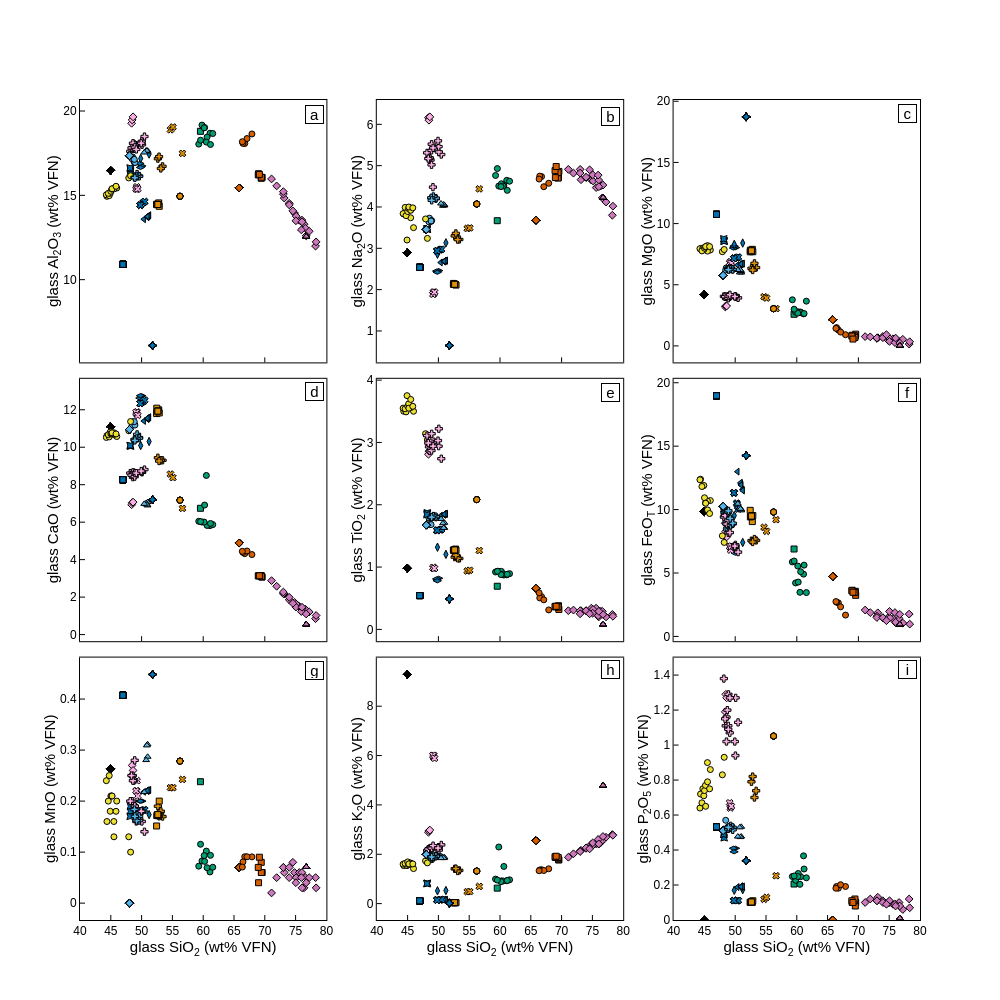

Source (notebook cell):
### Markdown cell above
### Oxide-silica plots

### Code cell
max_row = 3
max_col = 3

fig = make_subplots(rows=max_row, cols=max_row,
                   shared_yaxes = False, shared_xaxes = True,
                   vertical_spacing=0.02, horizontal_spacing=0.06)

data = input_data
data['total'] = data['SiO2_wt%']+data['Al2O3_wt%']+data['Na2O_wt%']+data['MgO_wt%']+data['CaO_wt%']+data['TiO2_wt%']+data['FeOT_wt%']+data['MnO_wt%']+data['K2O_wt%']+data['P2O5_wt%']
# SiO2-
r = 1
c = 0
for oxide2 in ['Al2O3','Na2O','MgO','CaO','TiO2','FeOT','MnO','K2O','P2O5']:
    oxide = oxide2+'_wt%'
    if c == max_col:
        c = 1
        r = r+1
    else:
        c=c+1
    fig.add_trace(go.Scatter(mode = "markers", x=(100*data["SiO2_wt%"])/data['total'], y=(100*data[oxide])/data['total'], showlegend=False,
                         #error_x=dict(type='data', array=2*data["T_C_sd"],visible=True,width=0,color='black'),
                         #error_y=dict(type='data', array=2*data["P_bar_sd"],visible=True,width=0,color='black'),
                         marker=dict(symbol=data["Symbol"], color=data['Colour'], line_color="black", size=6., line_width=1)), row = r, col = c)
    if oxide2 == 'Al2O3':
        oxide2 = 'Al<sub>2</sub>O<sub>3</sub>'
    elif oxide2 == 'Na2O':
        oxide2 = 'Na<sub>2</sub>O'
    elif oxide2 == 'K2O':
        oxide2 = 'K<sub>2</sub>O'
    elif oxide2 == 'P2O5':
        oxide2 = 'P<sub>2</sub>O<sub>5</sub>'
    elif oxide2 == 'FeOT':
        oxide2 = 'FeO<sub>T</sub>'
    elif oxide2 == 'TiO2':
        oxide2 = 'TiO<sub>2</sub>'
    fig.update_yaxes(title = 'glass '+oxide2+' (wt% VFN)',  row = r, col = c)
    if oxide == 'P2O5_wt%':
        fig.update_yaxes(range=(0,1.5),row = r, col = c)
fig.update_xaxes(range = [40,80], dtick = 5, title = "glass SiO<sub>2</sub> (wt% VFN)", row = max_row)

fig.add_annotation(x=78, y=19.8,text="a",showarrow=False, bordercolor = "black", bgcolor="white",
                   width=15, height=15,font=dict(color="black",size=15),textangle=0,  row = 1, col = 1)
fig.add_annotation(x=78, y=6.2,text="b",showarrow=False, bordercolor = "black", bgcolor="white",
                   width=15, height=15,font=dict(color="black",size=15),textangle=0,  row = 1, col = 2)
fig.add_annotation(x=78, y=19.,text="c",showarrow=False, bordercolor = "black", bgcolor="white",
                   width=15, height=15,font=dict(color="black",size=15),textangle=0,  row = 1, col = 3)
fig.add_annotation(x=78, y=13,text="d",showarrow=False, bordercolor = "black", bgcolor="white",
                   width=15, height=15,font=dict(color="black",size=15),textangle=0,  row = 2, col = 1)
fig.add_annotation(x=78, y=3.8,text="e",showarrow=False, bordercolor = "black", bgcolor="white",
                   width=15, height=15,font=dict(color="black",size=15),textangle=0,  row = 2, col = 2)
fig.add_annotation(x=78, y=19.2,text="f",showarrow=False, bordercolor = "black", bgcolor="white",
                   width=15, height=15,font=dict(color="black",size=15),textangle=0,  row = 2, col = 3)
fig.add_annotation(x=78, y=0.455,text="g",showarrow=False, bordercolor = "black", bgcolor="white",
                   width=15, height=15,font=dict(color="black",size=15),textangle=0,  row = 3, col = 1)
fig.add_annotation(x=78, y=9.5,text="h",showarrow=False, bordercolor = "black", bgcolor="white",
                   width=15, height=15,font=dict(color="black",size=15),textangle=0,  row = 3, col = 2)
fig.add_annotation(x=78, y=1.43,text="i",showarrow=False, bordercolor = "black", bgcolor="white",
                   width=15, height=15,font=dict(color="black",size=15),textangle=0,  row = 3, col = 3)

fig.update_layout(height=1000, width=1000, plot_bgcolor='rgb(255,255,255)' , showlegend = False)

fig.update_xaxes(showline=True, linewidth=1, linecolor='black', mirror=True, 
                 ticks="inside", ticklen=5, title_standoff = 0, tickcolor="black",
                 title_font=dict(size=15, family='Helvetica', color='black'), 
                 tickfont=dict(family='Helvetica', color='black', size=12))
fig.update_yaxes(showline=True, linewidth=1, linecolor='black', mirror=True, 
                 ticks="inside", ticklen=5, title_standoff = 0, tickcolor="black",
                title_font=dict(size=15, family='Helvetica', color='black'), 
                 tickfont=dict(family='Helvetica', color='black', size=12))

fig.update_layout(font_family="Helvetica",font_color="black")

fig.show()

### Figure 1 — Plotly figure (JSON) as saved in the notebook; plotly's stock layout.template omitted (floating-point values rounded to 4 significant figures; data arrays with more than 128 entries replaced by an {"elided": "..."} marker saying what was removed)
{"data": [{"marker": {"color": {"elided": "770 str values"}, "line": {"color": "black", "width": 1}, "size": 6, "symbol": {"elided": "770 str values"}}, "mode": "markers", "showlegend": false, "type": "scatter", "x": {"elided": "770 float values"}, "xaxis": "x", "y": {"elided": "770 float values"}, "yaxis": "y"}, {"marker": {"color": {"elided": "770 str values"}, "line": {"color": "black", "width": 1}, "size": 6, "symbol": {"elided": "770 str values"}}, "mode": "markers", "showlegend": false, "type": "scatter", "x": {"elided": "770 float values"}, "xaxis": "x2", "y": {"elided": "770 float values"}, "yaxis": "y2"}, {"marker": {"color": {"elided": "770 str values"}, "line": {"color": "black", "width": 1}, "size": 6, "symbol": {"elided": "770 str values"}}, "mode": "markers", "showlegend": false, "type": "scatter", "x": {"elided": "770 float values"}, "xaxis": "x3", "y": {"elided": "770 float values"}, "yaxis": "y3"}, {"marker": {"color": {"elided": "770 str values"}, "line": {"color": "black", "width": 1}, "size": 6, "symbol": {"elided": "770 str values"}}, "mode": "markers", "showlegend": false, "type": "scatter", "x": {"elided": "770 float values"}, "xaxis": "x4", "y": {"elided": "770 float values"}, "yaxis": "y4"}, {"marker": {"color": {"elided": "770 str values"}, "line": {"color": "black", "width": 1}, "size": 6, "symbol": {"elided": "770 str values"}}, "mode": "markers", "showlegend": false, "type": "scatter", "x": {"elided": "770 float values"}, "xaxis": "x5", "y": {"elided": "770 float values"}, "yaxis": "y5"}, {"marker": {"color": {"elided": "770 str values"}, "line": {"color": "black", "width": 1}, "size": 6, "symbol": {"elided": "770 str values"}}, "mode": "markers", "showlegend": false, "type": "scatter", "x": {"elided": "770 float values"}, "xaxis": "x6", "y": {"elided": "770 float values"}, "yaxis": "y6"}, {"marker": {"color": {"elided": "770 str values"}, "line": {"color": "black", "width": 1}, "size": 6, "symbol": {"elided": "770 str values"}}, "mode": "markers", "showlegend": false, "type": "scatter", "x": {"elided": "770 float values"}, "xaxis": "x7", "y": {"elided": "770 float values"}, "yaxis": "y7"}, {"marker": {"color": {"elided": "770 str values"}, "line": {"color": "black", "width": 1}, "size": 6, "symbol": {"elided": "770 str values"}}, "mode": "markers", "showlegend": false, "type": "scatter", "x": {"elided": "770 float values"}, "xaxis": "x8", "y": {"elided": "770 float values"}, "yaxis": "y8"}, {"marker": {"color": {"elided": "770 str values"}, "line": {"color": "black", "width": 1}, "size": 6, "symbol": {"elided": "770 str values"}}, "mode": "markers", "showlegend": false, "type": "scatter", "x": {"elided": "770 float values"}, "xaxis": "x9", "y": {"elided": "770 float values"}, "yaxis": "y9"}], "layout": {"annotations": [{"bgcolor": "white", "bordercolor": "black", "font": {"color": "black", "size": 15}, "height": 15, "showarrow": false, "text": "a", "textangle": 0, "width": 15, "x": 78, "xref": "x", "y": 19.8, "yref": "y"}, {"bgcolor": "white", "bordercolor": "black", "font": {"color": "black", "size": 15}, "height": 15, "showarrow": false, "text": "b", "textangle": 0, "width": 15, "x": 78, "xref": "x2", "y": 6.2, "yref": "y2"}, {"bgcolor": "white", "bordercolor": "black", "font": {"color": "black", "size": 15}, "height": 15, "showarrow": false, "text": "c", "textangle": 0, "width": 15, "x": 78, "xref": "x3", "y": 19, "yref": "y3"}, {"bgcolor": "white", "bordercolor": "black", "font": {"color": "black", "size": 15}, "height": 15, "showarrow": false, "text": "d", "textangle": 0, "width": 15, "x": 78, "xref": "x4", "y": 13, "yref": "y4"}, {"bgcolor": "white", "bordercolor": "black", "font": {"color": "black", "size": 15}, "height": 15, "showarrow": false, "text": "e", "textangle": 0, "width": 15, "x": 78, "xref": "x5", "y": 3.8, "yref": "y5"}, {"bgcolor": "white", "bordercolor": "black", "font": {"color": "black", "size": 15}, "height": 15, "showarrow": false, "text": "f", "textangle": 0, "width": 15, "x": 78, "xref": "x6", "y": 19.2, "yref": "y6"}, {"bgcolor": "white", "bordercolor": "black", "font": {"color": "black", "size": 15}, "height": 15, "showarrow": false, "text": "g", "textangle": 0, "width": 15, "x": 78, "xref": "x7", "y": 0.455, "yref": "y7"}, {"bgcolor": "white", "bordercolor": "black", "font": {"color": "black", "size": 15}, "height": 15, "showarrow": false, "text": "h", "textangle": 0, "width": 15, "x": 78, "xref": "x8", "y": 9.5, "yref": "y8"}, {"bgcolor": "white", "bordercolor": "black", "font": {"color": "black", "size": 15}, "height": 15, "showarrow": false, "text": "i", "textangle": 0, "width": 15, "x": 78, "xref": "x9", "y": 1.43, "yref": "y9"}], "font": {"color": "black", "family": "Helvetica"}, "height": 1000, "plot_bgcolor": "rgb(255,255,255)", "showlegend": false, "width": 1000, "xaxis": {"anchor": "y", "domain": [0, 0.2933], "linecolor": "black", "linewidth": 1, "matches": "x7", "mirror": true, "showline": true, "showticklabels": false, "tickcolor": "black", "tickfont": {"color": "black", "family": "Helvetica", "size": 12}, "ticklen": 5, "ticks": "inside", "title": {"font": {"color": "black", "family": "Helvetica", "size": 15}, "standoff": 0}}, "xaxis2": {"anchor": "y2", "domain": [0.3533, 0.6467], "linecolor": "black", "linewidth": 1, "matches": "x8", "mirror": true, "showline": true, "showticklabels": false, "tickcolor": "black", "tickfont": {"color": "black", "family": "Helvetica", "size": 12}, "ticklen": 5, "ticks": "inside", "title": {"font": {"color": "black", "family": "Helvetica", "size": 15}, "standoff": 0}}, "xaxis3": {"anchor": "y3", "domain": [0.7067, 1], "linecolor": "black", "linewidth": 1, "matches": "x9", "mirror": true, "showline": true, "showticklabels": false, "tickcolor": "black", "tickfont": {"color": "black", "family": "Helvetica", "size": 12}, "ticklen": 5, "ticks": "inside", "title": {"font": {"color": "black", "family": "Helvetica", "size": 15}, "standoff": 0}}, "xaxis4": {"anchor": "y4", "domain": [0, 0.2933], "linecolor": "black", "linewidth": 1, "matches": "x7", "mirror": true, "showline": true, "showticklabels": false, "tickcolor": "black", "tickfont": {"color": "black", "family": "Helvetica", "size": 12}, "ticklen": 5, "ticks": "inside", "title": {"font": {"color": "black", "family": "Helvetica", "size": 15}, "standoff": 0}}, "xaxis5": {"anchor": "y5", "domain": [0.3533, 0.6467], "linecolor": "black", "linewidth": 1, "matches": "x8", "mirror": true, "showline": true, "showticklabels": false, "tickcolor": "black", "tickfont": {"color": "black", "family": "Helvetica", "size": 12}, "ticklen": 5, "ticks": "inside", "title": {"font": {"color": "black", "family": "Helvetica", "size": 15}, "standoff": 0}}, "xaxis6": {"anchor": "y6", "domain": [0.7067, 1], "linecolor": "black", "linewidth": 1, "matches": "x9", "mirror": true, "showline": true, "showticklabels": false, "tickcolor": "black", "tickfont": {"color": "black", "family": "Helvetica", "size": 12}, "ticklen": 5, "ticks": "inside", "title": {"font": {"color": "black", "family": "Helvetica", "size": 15}, "standoff": 0}}, "xaxis7": {"anchor": "y7", "domain": [0, 0.2933], "dtick": 5, "linecolor": "black", "linewidth": 1, "mirror": true, "range": [40, 80], "showline": true, "tickcolor": "black", "tickfont": {"color": "black", "family": "Helvetica", "size": 12}, "ticklen": 5, "ticks": "inside", "title": {"font": {"color": "black", "family": "Helvetica", "size": 15}, "standoff": 0, "text": "glass SiO<sub>2</sub> (wt% VFN)"}}, "xaxis8": {"anchor": "y8", "domain": [0.3533, 0.6467], "dtick": 5, "linecolor": "black", "linewidth": 1, "mirror": true, "range": [40, 80], "showline": true, "tickcolor": "black", "tickfont": {"color": "black", "family": "Helvetica", "size": 12}, "ticklen": 5, "ticks": "inside", "title": {"font": {"color": "black", "family": "Helvetica", "size": 15}, "standoff": 0, "text": "glass SiO<sub>2</sub> (wt% VFN)"}}, "xaxis9": {"anchor": "y9", "domain": [0.7067, 1], "dtick": 5, "linecolor": "black", "linewidth": 1, "mirror": true, "range": [40, 80], "showline": true, "tickcolor": "black", "tickfont": {"color": "black", "family": "Helvetica", "size": 12}, "ticklen": 5, "ticks": "inside", "title": {"font": {"color": "black", "family": "Helvetica", "size": 15}, "standoff": 0, "text": "glass SiO<sub>2</sub> (wt% VFN)"}}, "yaxis": {"anchor": "x", "domain": [0.68, 1], "linecolor": "black", "linewidth": 1, "mirror": true, "showline": true, "tickcolor": "black", "tickfont": {"color": "black", "family": "Helvetica", "size": 12}, "ticklen": 5, "ticks": "inside", "title": {"font": {"color": "black", "family": "Helvetica", "size": 15}, "standoff": 0, "text": "glass Al<sub>2</sub>O<sub>3</sub> (wt% VFN)"}}, "yaxis2": {"anchor": "x2", "domain": [0.68, 1], "linecolor": "black", "linewidth": 1, "mirror": true, "showline": true, "tickcolor": "black", "tickfont": {"color": "black", "family": "Helvetica", "size": 12}, "ticklen": 5, "ticks": "inside", "title": {"font": {"color": "black", "family": "Helvetica", "size": 15}, "standoff": 0, "text": "glass Na<sub>2</sub>O (wt% VFN)"}}, "yaxis3": {"anchor": "x3", "domain": [0.68, 1], "linecolor": "black", "linewidth": 1, "mirror": true, "showline": true, "tickcolor": "black", "tickfont": {"color": "black", "family": "Helvetica", "size": 12}, "ticklen": 5, "ticks": "inside", "title": {"font": {"color": "black", "family": "Helvetica", "size": 15}, "standoff": 0, "text": "glass MgO (wt% VFN)"}}, "yaxis4": {"anchor": "x4", "domain": [0.34, 0.66], "linecolor": "black", "linewidth": 1, "mirror": true, "showline": true, "tickcolor": "black", "tickfont": {"color": "black", "family": "Helvetica", "size": 12}, "ticklen": 5, "ticks": "inside", "title": {"font": {"color": "black", "family": "Helvetica", "size": 15}, "standoff": 0, "text": "glass CaO (wt% VFN)"}}, "yaxis5": {"anchor": "x5", "domain": [0.34, 0.66], "linecolor": "black", "linewidth": 1, "mirror": true, "showline": true, "tickcolor": "black", "tickfont": {"color": "black", "family": "Helvetica", "size": 12}, "ticklen": 5, "ticks": "inside", "title": {"font": {"color": "black", "family": "Helvetica", "size": 15}, "standoff": 0, "text": "glass TiO<sub>2</sub> (wt% VFN)"}}, "yaxis6": {"anchor": "x6", "domain": [0.34, 0.66], "linecolor": "black", "linewidth": 1, "mirror": true, "showline": true, "tickcolor": "black", "tickfont": {"color": "black", "family": "Helvetica", "size": 12}, "ticklen": 5, "ticks": "inside", "title": {"font": {"color": "black", "family": "Helvetica", "size": 15}, "standoff": 0, "text": "glass FeO<sub>T</sub> (wt% VFN)"}}, "yaxis7": {"anchor": "x7", "domain": [0, 0.32], "linecolor": "black", "linewidth": 1, "mirror": true, "showline": true, "tickcolor": "black", "tickfont": {"color": "black", "family": "Helvetica", "size": 12}, "ticklen": 5, "ticks": "inside", "title": {"font": {"color": "black", "family": "Helvetica", "size": 15}, "standoff": 0, "text": "glass MnO (wt% VFN)"}}, "yaxis8": {"anchor": "x8", "domain": [0, 0.32], "linecolor": "black", "linewidth": 1, "mirror": true, "showline": true, "tickcolor": "black", "tickfont": {"color": "black", "family": "Helvetica", "size": 12}, "ticklen": 5, "ticks": "inside", "title": {"font": {"color": "black", "family": "Helvetica", "size": 15}, "standoff": 0, "text": "glass K<sub>2</sub>O (wt% VFN)"}}, "yaxis9": {"anchor": "x9", "domain": [0, 0.32], "linecolor": "black", "linewidth": 1, "mirror": true, "range": [0, 1.5], "showline": true, "tickcolor": "black", "tickfont": {"color": "black", "family": "Helvetica", "size": 12}, "ticklen": 5, "ticks": "inside", "title": {"font": {"color": "black", "family": "Helvetica", "size": 15}, "standoff": 0, "text": "glass P<sub>2</sub>O<sub>5</sub> (wt% VFN)"}}}}
